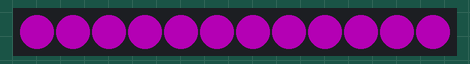
Bench run of a sketch on a simulated Arduino Uno, built with avr-gcc and run on an emulated ATmega328P. Parts: 12 RGB LEDs in strip order, left to right. Dim RGB values are drawn brighter than linear; random numbers use the default seed unless the sketch sets one.

Above: at 0.46 s.
At 7.1 s:
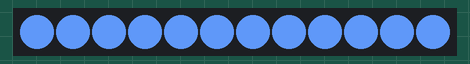
At 14.27 s:
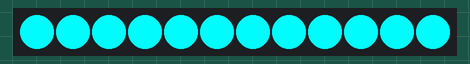
At 23.65 s:
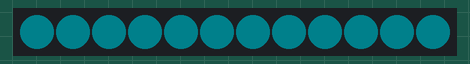
At 36.75 s:
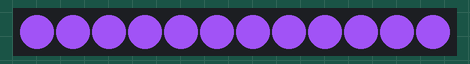

The sketch:

laughlin_crystals.ino
```cpp
#include <Adafruit_NeoPixel.h>

Adafruit_NeoPixel strip = Adafruit_NeoPixel(12, 0, NEO_GRB + NEO_KHZ800);


const signed char sinLookup[] = {0, 3, 6, 9, 12, 16, 19, 22, 25, 28, 31, 34,
                                 37, 40, 43, 46, 49, 51, 54, 57, 60, 63, 65, 68, 71, 73, 76, 78, 81,
                                 83, 85, 88, 90, 92, 94, 96, 98, 100, 102, 104, 106, 107, 109, 111,
                                 112, 113, 115, 116, 117, 118, 120, 121, 122, 122, 123, 124, 125, 125,
                                 126, 126, 126, 127, 127, 127, 127, 127, 127, 127, 126, 126, 126, 125,
                                 125, 124, 123, 122, 122, 121, 120, 118, 117, 116, 115, 113, 112, 111,
                                 109, 107, 106, 104, 102, 100, 98, 96, 94, 92, 90, 88, 85, 83, 81, 78,
                                 76, 73, 71, 68, 65, 63, 60, 57, 54, 51, 49, 46, 43, 40, 37, 34, 31,
                                 28, 25, 22, 19, 16, 12, 9, 6, 3, 0, -3, -6, -9, -12, -16, -19, -22,
                                 -25, -28, -31, -34, -37, -40, -43, -46, -49, -51, -54, -57, -60, -63,
                                 -65, -68, -71, -73, -76, -78, -81, -83, -85, -88, -90, -92, -94, -96,
                                 -98, -100, -102, -104, -106, -107, -109, -111, -112, -113, -115, -116,
                                 -117, -118, -120, -121, -122, -122, -123, -124, -125, -125, -126,
                                 -126, -126, -127, -127, -127, -127, -127, -127, -127, -126, -126,
                                 -126, -125, -125, -124, -123, -122, -122, -121, -120, -118, -117,
                                 -116, -115, -113, -112, -111, -109, -107, -106, -104, -102, -100, -98,
                                 -96, -94, -92, -90, -88, -85, -83, -81, -78, -76, -73, -71, -68, -65,
                                 -63, -60, -57, -54, -51, -49, -46, -43, -40, -37, -34, -31, -28, -25,
                                 -22, -19, -16, -12, -9, -6, -3
                                };


byte modes[] = {0, 1, 2, 3};


void setup() {
  // put your setup code here, to run once:
  strip.begin();
  strip.show(); // Initialize all pixels to 'off'
  randomSeed(analogRead(1));
}

void randomize() {
  for (int i = 0; i < 4; i++) {
    int d = random(4);
    byte t = modes[i];

    modes[i] = modes[d];
    modes[d] = t;
  }
}

void loop() {
  int c, i;

  randomize();
  for (int m = 0; m < 4; m++) {

    switch (modes[m]) {
      case 0:
        for (c = 0; c < 128; c++) {
          setStrip(strip.Color(sinLookup[c] * 2, 0, sinLookup[c] * 2));
          strip.show();
          delay(30);
        }
        break;
      case 1:
        for (c = 0; c < 128; c++) {
          setStrip(strip.Color(0, sinLookup[c] * 2, sinLookup[c] * 2));
          strip.show();
          delay(30);
        }
        break;
      case 2:

        for (c = 0; c < 255; c++) {
          byte r = ((255 - c) * sinLookup[c / 2] * 2) >> 8;
          byte g = (c * sinLookup[c / 2] * 2) >> 8;

          setStrip(strip.Color(r, g, sinLookup[c / 2] * 2));
          strip.show();
          delay(30);
        }
        break;
      case 3:

        for (c = 0; c < 255; c++) {
          byte g = ((255 - c) * sinLookup[c / 2] * 2) >> 8;
          byte r = (c * sinLookup[c / 2] * 2) >> 8;

          setStrip(strip.Color(r, g, sinLookup[c / 2] * 2));
          strip.show();
          delay(30);
        }
        break;
    }

  }

}

void setStrip(uint32_t c) {
  for (uint16_t i = 0; i < strip.numPixels(); i++) {
    strip.setPixelColor(i, c);
  }
}
```
